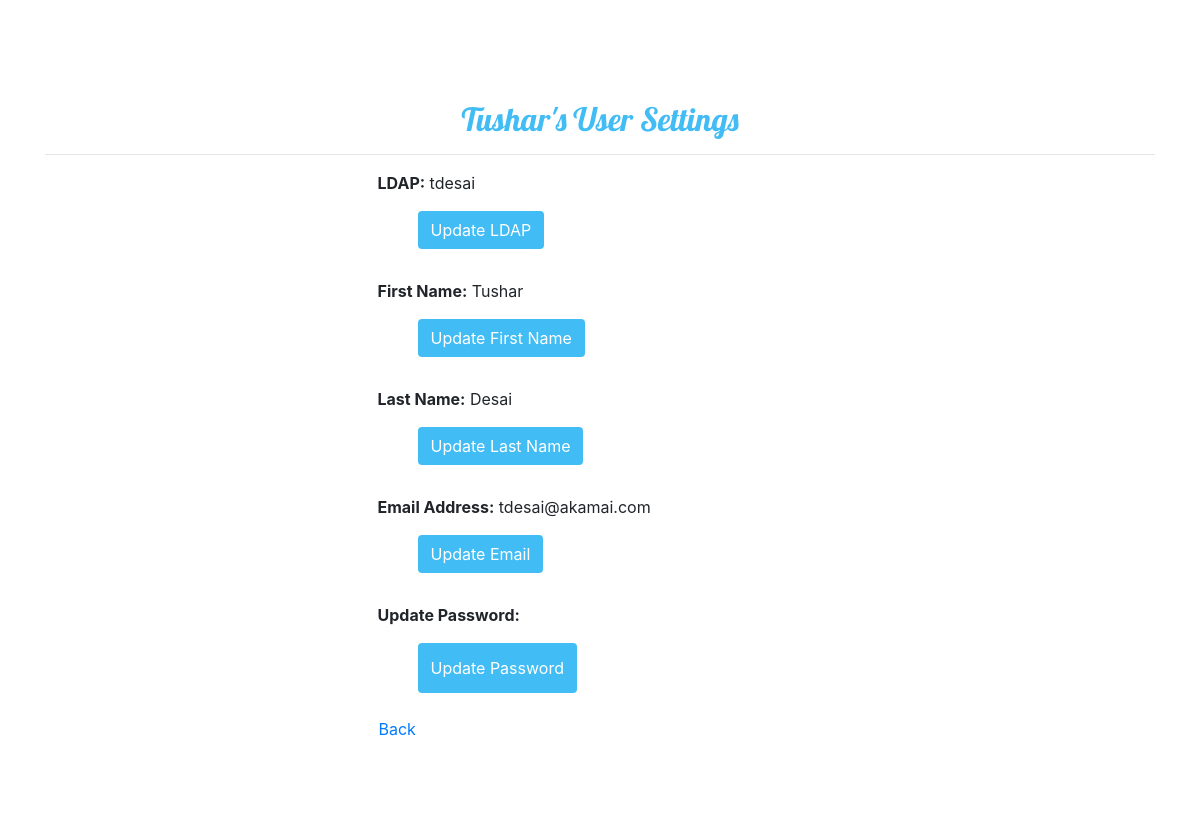
Page /quest/user_settings_info/tdesai (signed in) on the committed database.
### quest_extension/models.py (models this page shows)
class User(models.Model):
    user_ldap = models.CharField(max_length=45)
    user_first_name = models.CharField(max_length=45)
    user_last_name = models.CharField(max_length=45)
    user_email = models.CharField(max_length=45)
    user_password = models.CharField(max_length = 100)
    user_reset_password_pin = models.CharField(max_length = 100, null=True, default = None)

### quest_extension/views.py (the view)
# urls.py: path('user_settings_info/<ldap>',views.get_user_settings_info),
def get_user_settings_info(request, ldap):
    if not validate_user_access(request, ldap):
        return HttpResponseRedirect('/quest/user_login')
    current_user = User.objects.get(user_ldap = ldap)
    context = {'current_user': current_user}
    return render(request, 'quest_extension/user_settings_info.html', context)

### quest_extension/logic.py (called while the page is built)
def validate_user_access(request, ldap):
    return 'current_user_ldap' in request.session and request.session['current_user_ldap'] == ldap

### quest_extension/templates/quest_extension/user_settings_info.html (shortened to what this page needs)
{% load static %}
<!DOCTYPE html>
<html>
<head>
    <link rel="stylesheet" type="text/css" href="{% static 'quest_extension/settings_info/user_settings_info_style.css' %}">
    <link rel="stylesheet" href="https://stackpath.bootstrapcdn.com/bootstrap/4.3.1/css/bootstrap.min.css">
</head>
<body>
    <div class="container-fluid">
			<div class="container">
                <h2 class="text-center" id="title" style = 'color: #42bcf4;'>
                {{current_user.user_first_name}}'s User Settings
                </h2>
				 <hr>
				<div class="row">
				<div class="col-md-5 col-centered">
                        <p><strong>LDAP:</strong> {{current_user.user_ldap}}</p>
                        <button id = 'update_ldap_button' class='btn' style = 'background-color: #42bcf4; color:white; margin-left:40px;' onclick="update('ldap')"> Update LDAP</button>
                        <p style = 'margin-top: 30px'> <strong>First Name:</strong>  {{current_user.user_first_name }} </p>
                        <button id = 'update_first_name_button' class='btn' style = 'background-color: #42bcf4; color:white; margin-left:40px;' onclick="update('first_name')"> Update First Name</button>
                        <p style = 'margin-top: 30px'> <strong>Last Name:</strong> {{current_user.user_last_name}} </p>
                        <button id = 'update_last_name_button' class='btn' style = 'background-color: #42bcf4; color:white; margin-left:40px;' onclick="update('last_name')"> Update Last Name</button>
                        <p style = 'margin-top: 30px'> <strong>Email Address:</strong> </h3> {{current_user.user_email}} </p>
                        <button id = 'update_email_button' class='btn' style = 'background-color: #42bcf4; color:white;; margin-left:40px;' onclick="update('email')"> Update Email</button>
                        <p style = 'margin-top: 30px;'><strong>Update Password:</strong></p>
                        <button id = 'update_password_button' class='btn' style = 'background-color: #42bcf4; color:white; margin-left:40px;' onclick="update('password')"> Update Password</button>
                        <form method = 'GET' style = 'margin-top: 5%' action = '/quest/user_project_page/{{current_user.user_ldap}}'>
                            <button class = 'btn btn-link' style = 'padding:0'id = 'back_button' type='submit'> Back </button>
                        </form>
				</div>
			<br>
			<br>
			</div>
		</div>
    </div>
</body>
</html>

### quest_extension/static/quest_extension/settings_info/user_settings_info_style.css (style rules this page uses)
#update_password_button { height: 50px; width: 10xw0px; }
body { background-color:#eee; }
.container-fluid { padding:50px; }
.container { background-color:white;padding:50px; }
#title { font-family: 'Lobster', cursive;; }
.col-centered { float: none; margin: 0 auto; }

### rows in the picture
User: user_first_name "Tushar", user_ldap "tdesai", user_last_name "Desai", user_email "tdesai@akamai.com"
